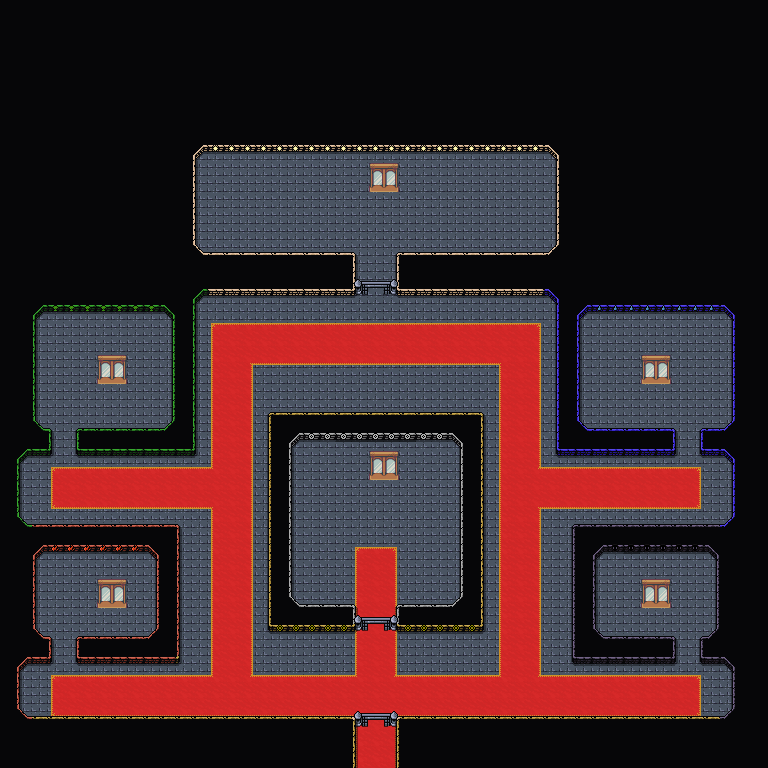

Rendered tile map (Tiled .tmx) drawn with the repository's tilesets; below, a short description and the map source with its tile grids summarised:
An orthogonal 48x48 tile map with 16x16 px tiles, 5 tile layers (Background, Floor, Ground, Foreground, ...), 4 tilesets and 12 objects.

<map version="1.10" tiledversion="1.11.2" orientation="orthogonal" renderorder="right-down" width="48" height="48" tilewidth="16" tileheight="16" infinite="0" nextlayerid="7" nextobjectid="118">
 <editorsettings>
  <export target="wastetown..tmx" format="tmx" />
 </editorsettings>
 <tileset firstgid="1" source="../../../../common/maps/tileset/main.tsx" />
 <tileset firstgid="10113" source="../../../../common/maps/tileset/buildings.tsx" />
 <tileset firstgid="11905" source="../../../../common/maps/tileset/buildingsbosses.tsx" />
 <tileset firstgid="13697" source="../../../../common/maps/tileset/dungeon/dungeon_bis.tsx" />
 <layer id="1" name="Background" width="48" height="48">
  <data>[2304 cells, 2304 non-empty, 2 distinct tile ids]</data>
 </layer>
 <layer id="6" name="Floor" width="48" height="48">
  <data>[2304 cells, 267 non-empty, 13 distinct tile ids]</data>
 </layer>
 <layer id="2" name="Ground" width="48" height="48">
  <data>[2304 cells, 27 non-empty, 7 distinct tile ids]</data>
 </layer>
 <layer id="3" name="Foreground" width="48" height="48">
  <properties>
   <property name="spriteLayer" type="bool" value="true" />
  </properties>
  <data>[2304 cells, 1707 non-empty, 93 distinct tile ids]</data>
 </layer>
 <layer id="5" name="AboveSprites" width="48" height="48">
  <data>[2304 cells, 49 non-empty, 11 distinct tile ids]</data>
 </layer>
 <objectgroup id="4" name="Objects">
  <object id="60" template="../../../../common/maps/obj/entry_up.tx" x="357" y="768" width="38" height="16">
   <properties>
    <property name="teleport" value="" />
   </properties>
  </object>
  </objectgroup>
</map>
<!-- 11 of 12 objects omitted -->
